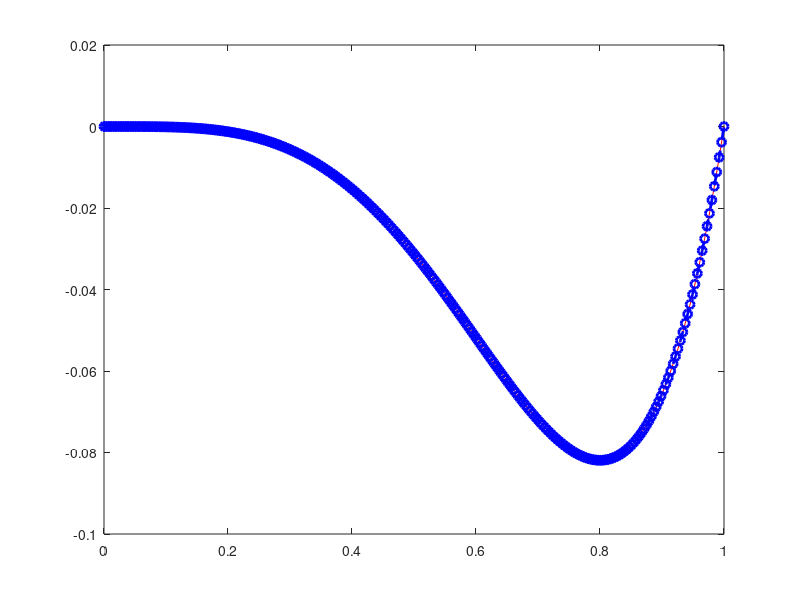

Recreate this plot in MATLAB.
% Equazione -u'' = f x in (a,b)
% u(a) = alfa e u(b) = beta
clear all
close all
clc

a = 0;
b = 1;
f = @(x) -20*x.^3 + 12*x.^2;
sol_esatta = @(x) x.^4.*(x-1);
alfa = 0;
beta = 0;
for k = 2:8
    % metodo diff finite con discretizzazione di [a,b]
    M = 2^k; % numero di sottointervalli: se aumenta, plot converge alla sol esatta
    h = (b-a)/M;
    x = linspace(a,b,M+1); % nodi della partizione
    % A matrice del sistema
    A = diag(2/h^2 * ones(1,M-1), 0) +...
        diag(-1/h^2 * ones(1,M-2), 1) +...
        diag(-1/h^2 * ones(1,M-2), -1);
    % termine noto con F dei nodi interni alla griglia
    F = f(x(2:M))';
    % aggiungo alfa e beta nella formula
    F(1) = F(1) + alfa/h^2;
    F(M-1) = F(M-1) +beta/h^2;
    U = A\F; % da le soluzioni dei nodi interni della partizione
    % per ottenere tutte le soluzioni aggiungo
    % le soluzioni al bordo concatenando soluzioni alfa e beta
    U = [alfa;U;beta];
    xplot = linspace(a,b,225); % serve solo un numero elevato di punti a caso
    plot(xplot,sol_esatta(xplot),'r',x,U,'o--b','linewidth',2);
    err = max(abs(sol_esatta(x) - U'))
    pause
end
% ad ogni passo l'errore viene diviso per 4 (quadratico)
